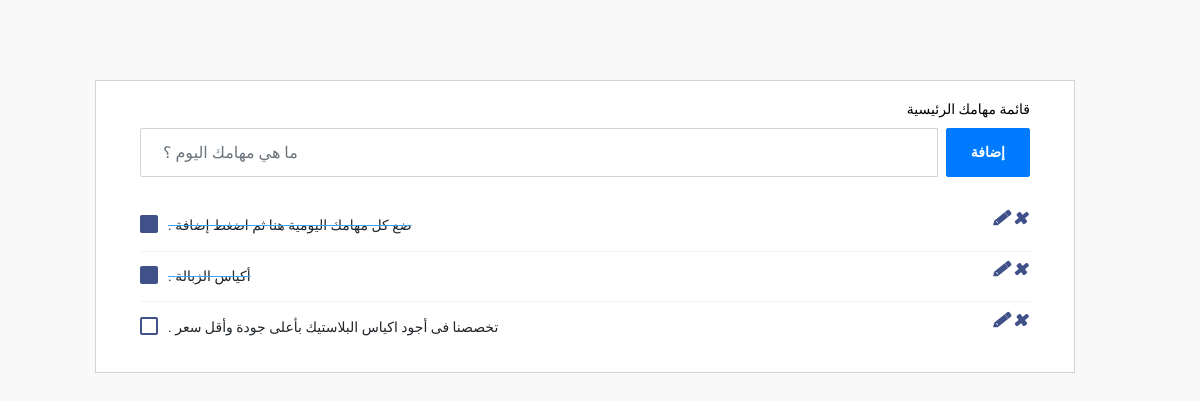
/home/todo/, run on an earlier commit of the app's database.
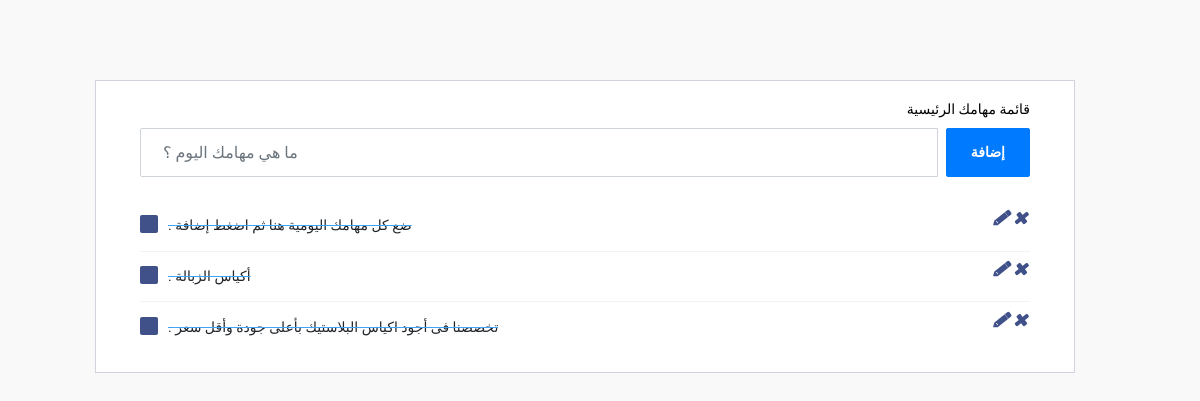
And on a later commit of the database.
### todo/models.py (models this page shows, shortened)
class Todo(models.Model):
    title = models.CharField(max_length=50 )
    checked = models.BooleanField(default=False)
    created_at = models.DateTimeField(default = timezone.now)

### todo/views.py (the view, shortened to what this page needs)
# urls.py: path('todo/' , views.todo_list , name='todo'),
def todo_list(request):
    todoes = Todo.objects.all()
    if request.method == 'POST':
        form = TodoForm(request.POST)
        if form.is_valid():
            form.save()
            return redirect('home:todo')
    else:
        form = TodoForm()
    return render(request , 'note/todo2.html' , {
        'todoes' : todoes ,
        'form' : form,
    })

### todo/forms.py
class TodoForm(forms.ModelForm):
    title = forms.CharField(widget=forms.TextInput(attrs={
         'size' :'120',
         'placeholder' : 'أضف مهامك هنا'
        }))
    class Meta:
        model = Todo
        fields = ("title",)

### todo/templates/note/todo2.html (shortened to what this page needs)
{% extends 'base.html' %}
{% load bootstrap4 %}
{% block body %}
<div class="page-content page-container" id="page-content">
  <div class="padding">
    <div class="row container d-flex justify-content-center">
      <div class="col-lg-12">
        <div class="card px-3">
          <div class="card-body text-right">
            <h4 class="card-title">قائمة مهامك الرئيسية</h4>
            <form method="POST">
              <div class="add-items d-flex">
                <input type="text" name="title" class="form-control todo-list-input" placeholder="ما هي مهامك اليوم ؟">
                <button type="submit"
                  class="add btn btn-primary font-weight-bold todo-list-add-btn padding-box ">إضافة</button> </div>
            </form>
            <div class="list-wrapper">
              <ul class="d-flex flex-column-reverse todo-list">
                {% for todo in todoes %}
                  <li class="{% if todo.checked == True %} completed {% endif %}" >
                    <div class="form-check">
                      <form method="POST" class="form-check">
                        <label class="form-check-label">
                          . {{todo.title}}
                        </label>
                      </form>
                    </div>
                    <a style="margin-left: auto" href="{% url 'home:update_todo' todo.id %}">
                      <i class="remove mdi2 mdi-close-circle"></i>
                    </a>
                    <a style="margin-left: 2px" href="{% url 'home:todo_delete' todo.id %}"><i
                        class="remove mdi mdi-close-circle-outline"></i></a>
                  </li>
                {% endfor %}
              </ul>
            </div>
          </div>
        </div>
      </div>
    </div>
  </div>
</div>
{% endblock body %}

What changed in the data, as far as the page shows it:
changed Todo "تخصصنا فى أجود اكياس البلاستيك بأعلى جودة وأقل سعر": checked False → True (drawn)
